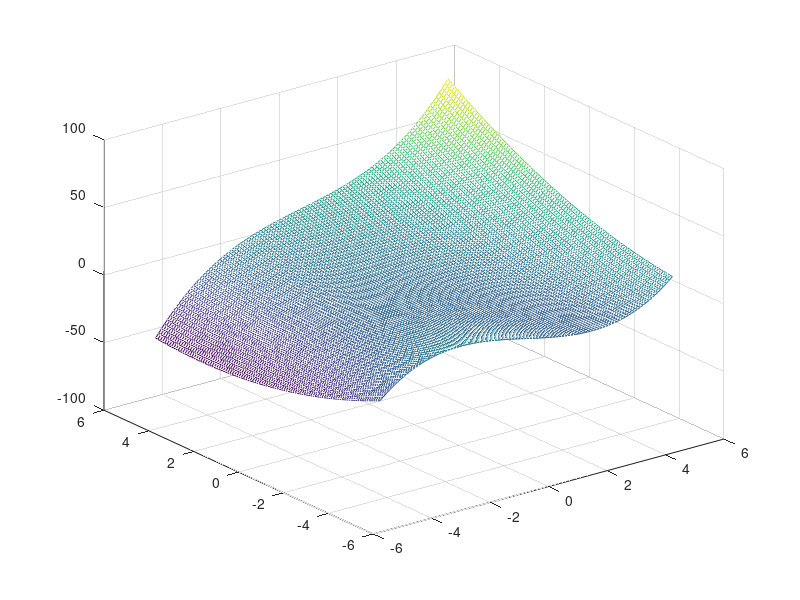
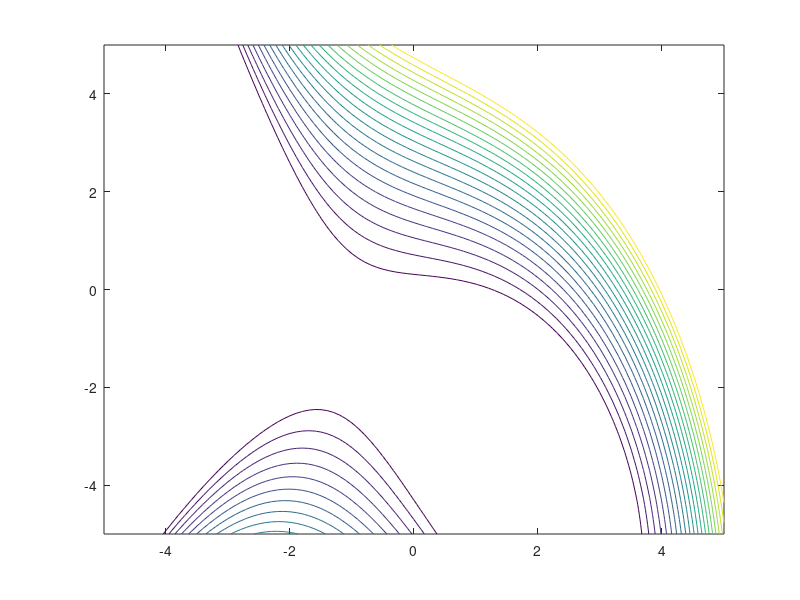

Reproduce these figures in MATLAB, in order. (Note: this script raises an error after producing the figures.)
% MECH 559 - K. Al Handawi
% McGill University
% Example 4.19 in Papalambros and Wilde

clear
clc
close all
clf

% Visualization of the objective and iterates
x1=-5:.1:5;
x2=x1;
for i=1:length(x1)
    for j = 1:length(x2)
        f(i,j) = 1/3*x1(j)^3 + x1(j)*x2(i) + 0.5*x2(i)^2 + 2*x2(i) - 2/3;
    end
end

% 3D plot
figure(1)
mesh(x1,x2,f)

% contour plot
figure(2)
clf
V = 0:1:20; 
cs = contour(x1,x2,f,V);
hold on

% Choose method (gradient = 1, Newton = 2)
method = 1;

% Ask for intitial guess
xold = [1 1]'; 
%xold = [-3 2]';

% algorithmic parameters
my_epsilon = .001;
kmax = 100;
iteract = 1; % turn this off to avoid having to hit ENTER on every iteration
verbose = 1; % turn this off to avoid having printing every iteration
plot_progress = 1; % turn this off to avoid plotting every iteration

% optimization
[x_opt,f_opt] = optimize(@obj,@grad,@hessian,method,xold,my_epsilon,kmax,iteract,verbose,plot_progress);

% solution
disp([' ']) % newline
disp(['minimum function value = ',num2str(obj(x_opt))])
disp(['minimizer value = ',sprintf('%0.5f, ',x_opt)])

disp([' ']) % newline
disp(['Eigen values of the hessian: '])
eig(hessian(x_opt))

%% User defined objective, gradient, and hessian
function g = grad(x)
    g(1) = x(1)^2 + x(2);
    g(2) = x(1) + x(2) + 2;
end

function H = hessian(x)
    H = [2*x(1) 1
         1 1];
end

function f = obj(x)
    f = 1/3*x(1)^3 + x(1)*x(2) + 0.5*x(2)^2 + 2*x(2) - 2/3;
end